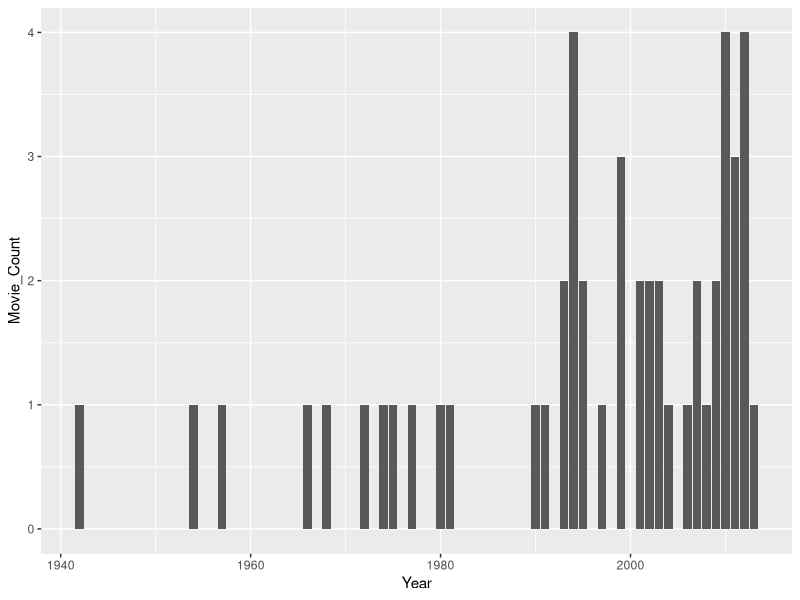
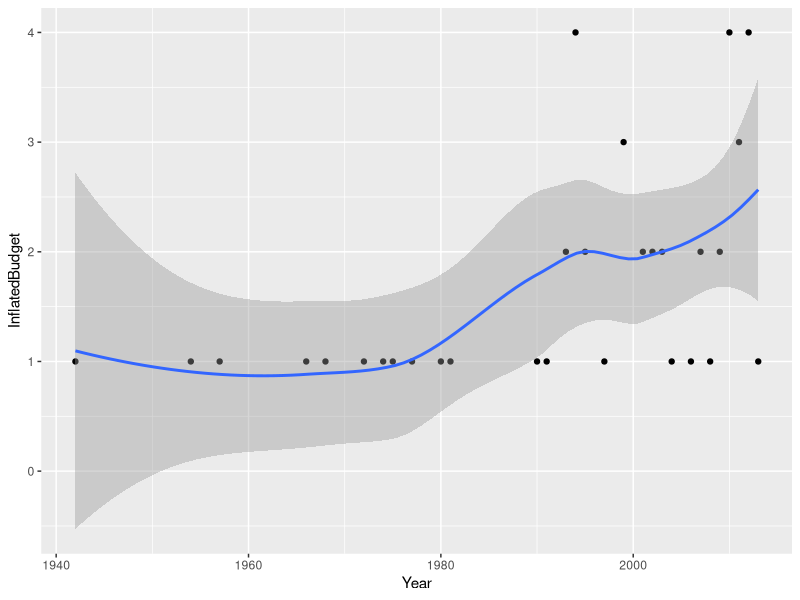

Write R code to recreate these figures, in order.
## ---- chunk 1
knitr::opts_chunk$set(echo = TRUE)
## ---- chunk 2
#Packages loading to use
library(tidyverse) ##Loaded for dplyr and to 'clean' data
library(ggplot2) ##Loaded for plotting
library(dplyr) ##Loaded for computer issues

## ---- chunk 3
##Read in data and save it to variable raw_data
raw_data <- read.csv(file = "popular_film_data.csv")
glimpse (raw_data)
## ---- chunk 4
#To remove "$" and "," from InflatedBudget
raw_data$InflatedBudget <-  gsub("\\$","", raw_data$InflatedBudget) 
raw_data$InflatedBudget <-  as.numeric(gsub(",","", raw_data$InflatedBudget))

#To remove "$" and "," from InflatedGross
raw_data$InflatedGross <-  gsub("\\$","", raw_data$InflatedGross) 
raw_data$InflatedGross <-  as.numeric(gsub(",","", raw_data$InflatedGross))

#To remove "$" and "," from TotalGross
raw_data$TotalGross <-  gsub("\\$","", raw_data$TotalGross) 
raw_data$TotalGross <-  as.numeric(gsub(",","", raw_data$TotalGross))

#To View our now changed data. 
glimpse (raw_data)
## ---- chunk 5
#What is the release year range of the films in our dataset?
range(raw_data$Year)

#raw_data|>group_by(genre)
## ---- chunk 6
 raw_data|>group_by(Year) |> summarise(Movie_Count = n()) |> arrange(desc(Movie_Count))

## ---- chunk 7
#Storing the code to the "count_movieby_year" variable. 
count_movieby_year <-  raw_data|>group_by(Year) |> summarise(Movie_Count = n()) |> arrange(desc(Movie_Count))
ggplot(count_movieby_year, aes(x = Year, y = Movie_Count)) + geom_col()

#Storing the code to the "count_movieby_year" variable. 


## ---- chunk 8
avg_year_budget <- raw_data |> group_by( Year) |> summarize(average_yearly_budget = mean(InflatedBudget))
avg_year_budget

# or we can see if there is a trend in budget by the years
# we can use this code
raw_data |> group_by(Year)|> summarise(InflatedBudget = n()) |> ggplot(aes(Year,InflatedBudget)) +geom_point() + geom_smooth()
